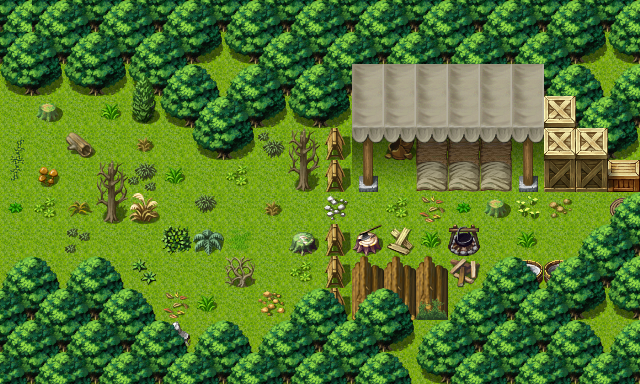

This game map was drawn from its Tiled (.tmx) file and the tilesets committed beside it. A one-line description and the trimmed map source follow:
An orthogonal 20x12 tile map with 32x32 px tiles, 3 tile layers (Ground, Objects, Above), 1 hidden layer not drawn, 17 tilesets and 5 objects (4x spawn, mapchange).

<map version="1.0" orientation="orthogonal" width="20" height="12" tilewidth="32" tileheight="32">
    <properties>
        <property name="outdoors" value="1" />
    </properties>
    <tileset firstgid="1" name="map_6" tilewidth="32" tileheight="32">
        <image source="../drawable/map_6.png" width="256" height="256" />
    </tileset>
    <tileset firstgid="65" name="map_42" tilewidth="32" tileheight="32">
        <image source="../drawable/map_42.png" width="256" height="256" />
    </tileset>
    <tileset firstgid="129" name="map_7" tilewidth="32" tileheight="32">
        <image source="../drawable/map_7.png" width="256" height="256" />
    </tileset>
    <tileset firstgid="193" name="map_19" tilewidth="32" tileheight="32">
        <image source="../drawable/map_19.png" width="256" height="256" />
    </tileset>
    <tileset firstgid="257" name="map_16" tilewidth="32" tileheight="32">
        <image source="../drawable/map_16.png" width="256" height="256" />
    </tileset>
    <tileset firstgid="321" name="map_18" tilewidth="32" tileheight="32">
        <image source="../drawable/map_18.png" width="256" height="256" />
    </tileset>
    <tileset firstgid="385" name="map_17" tilewidth="32" tileheight="32">
        <image source="../drawable/map_17.png" width="256" height="256" />
    </tileset>
    <tileset firstgid="449" name="map_1" tilewidth="32" tileheight="32">
        <image source="../drawable/map_1.png" width="256" height="256" />
    </tileset>
    <tileset firstgid="513" name="map_5" tilewidth="32" tileheight="32">
        <image source="../drawable/map_5.png" width="256" height="256" />
    </tileset>
    <tileset firstgid="577" name="map_3" tilewidth="32" tileheight="32">
        <image source="../drawable/map_3.png" width="256" height="256" />
    </tileset>
    <tileset firstgid="641" name="map_4" tilewidth="32" tileheight="32">
        <image source="../drawable/map_4.png" width="256" height="256" />
    </tileset>
    <tileset firstgid="705" name="map_26" tilewidth="32" tileheight="32">
        <image source="../drawable/map_26.png" width="256" height="256" />
    </tileset>
    <tileset firstgid="769" name="map_27" tilewidth="32" tileheight="32">
        <image source="../drawable/map_27.png" width="256" height="256" />
    </tileset>
    <tileset firstgid="833" name="map_9" tilewidth="32" tileheight="32">
        <image source="../drawable/map_9.png" width="256" height="256" />
    </tileset>
    <tileset firstgid="897" name="map_0" tilewidth="32" tileheight="32">
        <image source="../drawable/map_0.png" width="256" height="256" />
    </tileset>
    <tileset firstgid="961" name="map_2" tilewidth="32" tileheight="32">
        <image source="../drawable/map_2.png" width="256" height="256" />
    </tileset>
    <tileset firstgid="1025" name="map_12" tilewidth="32" tileheight="32">
        <image source="../drawable/map_12.png" width="256" height="256" />
    </tileset>
    <layer name="Ground" width="20" height="12">
        <data>[240 cells, 240 non-empty, 5 distinct tile ids]</data>
    </layer>
    <layer name="Objects" width="20" height="12">
        <data>[240 cells, 183 non-empty, 50 distinct tile ids]</data>
    </layer>
    <layer name="Above" width="20" height="12">
        <data>[240 cells, 33 non-empty, 8 distinct tile ids]</data>
    </layer>
    <layer name="Walkable" width="20" height="12" visible="0">
        <data>[240 cells, 160 non-empty, 1 distinct tile ids]</data>
    </layer>
    <objectgroup name="Mapevents">
        <object name="west" type="mapchange" x="0" y="96" width="32" height="192">
            <properties>
                <property name="map" value="waytominingtown1" />
                <property name="place" value="east1" />
            </properties>
        </object>
    </objectgroup>
    <objectgroup name="Spawn">
        <object name="redft1" type="spawn" x="96" y="96" width="160" height="192">
            <properties>
                <property name="spawngroup" value="redft1" />
            </properties>
        </object>
        <object name="askyl" type="spawn" x="576" y="192" width="32" height="32">
            <properties>
                <property name="spawngroup" value="askyl" />
            </properties>
        </object>
        <object name="esfiume" type="spawn" x="480" y="224" width="32" height="32">
            <properties>
                <property name="spawngroup" value="esfiume" />
            </properties>
        </object>
        <object name="erethori" type="spawn" x="384" y="160" width="32" height="32">
            <properties>
                <property name="spawngroup" value="erethori" />
            </properties>
        </object>
    </objectgroup>
    <objectgroup name="Keys" />
</map>
